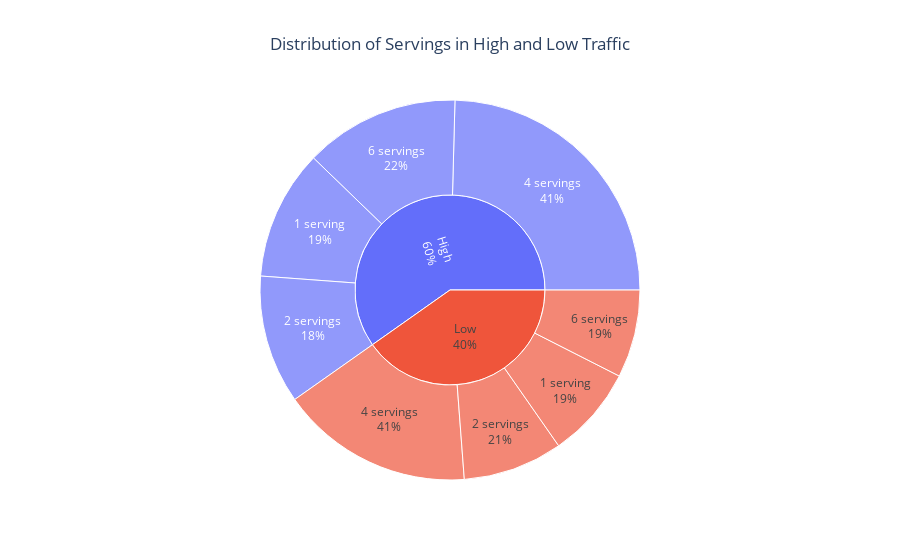

Notebook code cell kept with this figure:
### Markdown cell above
In terms of Servings, we can see that 4 Servings is the most popular amount of servings in general, bringing in 41% of both High traffic and Low Traffic. while the rest of the servings options bring in approximately the same amount in both categories

### Code cell
df2=df.copy()
df2['namedServings']=df2['servings'].astype('str') + " servings"
df2['namedServings']=df2['namedServings'].str.replace('1 servings', '1 serving')
dfgroup = df2.groupby('high_traffic')['namedServings'].value_counts().reset_index(name='count')


fig = px.sunburst(dfgroup, values='count', path=['high_traffic','namedServings'],\
                 title='Distribution of Servings in High and Low Traffic ')


fig.update_traces(sort=True, selector=dict(type='sunburst'),textinfo='label+percent parent') 

fig.update_layout(title_x=0.5)

fig.show()

### Figure 1 — Plotly figure (JSON) as saved in the notebook; plotly's stock layout.template omitted (floating-point values rounded to 4 significant figures)
{"data": [{"branchvalues": "total", "domain": {"x": [0, 1], "y": [0, 1]}, "hovertemplate": "labels=%{label}<br>count=%{value}<br>parent=%{parent}<br>id=%{id}<extra></extra>", "ids": ["High/1 serving", "Low/1 serving", "High/2 servings", "Low/2 servings", "High/4 servings", "Low/4 servings", "High/6 servings", "Low/6 servings", "High", "Low"], "labels": ["1 serving", "1 serving", "2 servings", "2 servings", "4 servings", "4 servings", "6 servings", "6 servings", "High", "Low"], "name": "", "parents": ["High", "Low", "High", "Low", "High", "Low", "High", "Low", "", ""], "values": [99, 70, 98, 76, 220, 147, 118, 67, 535, 360], "type": "sunburst", "sort": true, "textinfo": "label+percent parent"}], "layout": {"legend": {"tracegroupgap": 0}, "title": {"text": "Distribution of Servings in High and Low Traffic ", "x": 0.5}}}
